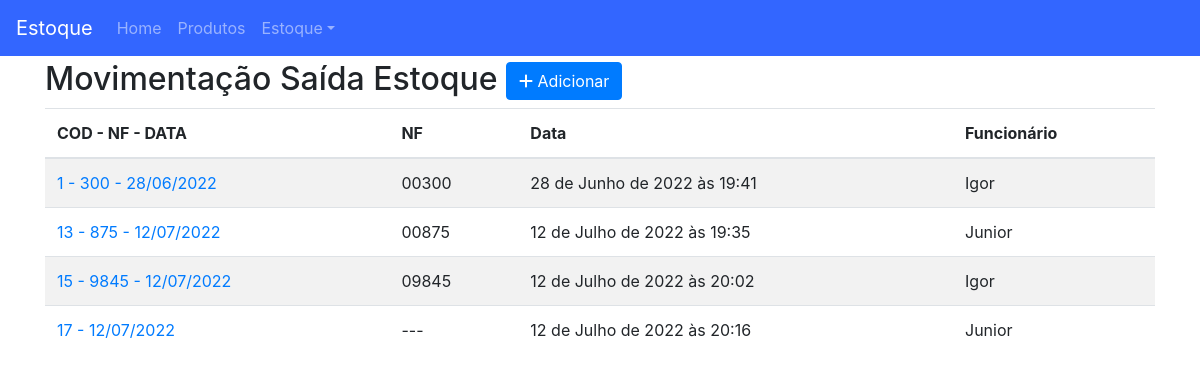
The page /estoque/saida/ on the database as committed earlier.
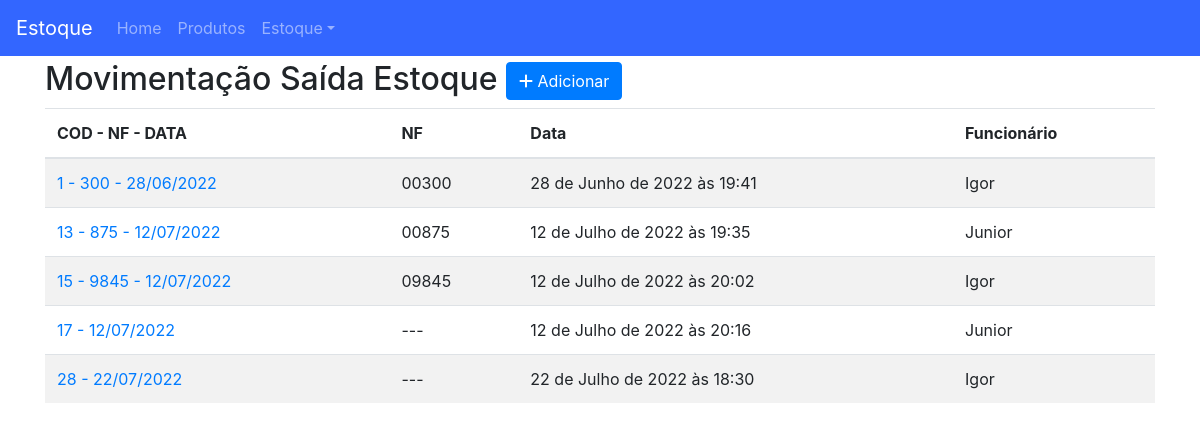
The same page on the database as committed later.
### estoque/models.py (models this page shows)
class Estoque(TimeStampedModel):
    funcionario = models.ForeignKey(User, on_delete=models.CASCADE, blank=True)
    nf = models.PositiveIntegerField('Nota fiscal', null=True, blank=True)
    movimento = models.CharField(max_length=1, choices=MOVIMENTO, blank=True)
    class Meta:
        ordering = ('pk',)
    def __str__(self):
        if self.nf:
            return f'{self.pk} - {self.nf} - {self.created.strftime("%d/%m/%Y")}'
        return f'{self.pk} - {self.created.strftime("%d/%m/%Y")}'
    def nf_formated(self):
        if self.nf:
            return str(self.nf).zfill(5)
        return '---'

### estoque/views.py (the view)
# urls.py: path('', v.EstoqueSaidaList.as_view(), name='estoque_saida_list'),
class EstoqueSaidaList(TemplateView):
    template_name = 'estoque_list.html'
    def get_context_data(self, **kwargs):
        context = super().get_context_data(**kwargs)
        context['object_list'] = EstoqueSaida.objects.all()
        context['titulo'] = 'Saída'
        context['url_add'] = 'estoque:estoque_saida_add'
        return context

### estoque/managers.py (called while the page is built)
    def get_queryset(self):
        return super(EstoqueSaidaManager, self).get_queryset().filter(movimento='s')

### estoque/templates/estoque_list.html
{% extends 'base.html' %}
{% block content %}
<h2> Movimentação {{ titulo }} Estoque
    <span class="pull-right">
        <a href="{% url url_add %}">
            <button type="button" class="btn btn-primary">
                <span class="fa fa-plus"></span> Adicionar
            </button>
        </a>
    </span>
</h2>
{% if object_list %}
    <table class="table table-striped">
        <thead>
            <tr>
                <th>COD - NF - DATA</th>
                <th>NF</th>
                <th>Data</th>
                <th>Funcionário</th>
            </tr>
        </thead>
        <tbody>
            {% for object in object_list %}
                <tr>
                    <td>
                        <a href="{% url 'estoque:estoque_detail' object.pk %}">{{ object }}</a>
                    </td>
                    <td>{{ object.nf_formated }}</td>
                    <td>{{ object.created }}</td>
                    <td>{{ object.funcionario.first_name }}</td>
                </tr>
            {% endfor %}
        </tbody>
    </table>
{% else %}
    <p class="alert alert-warning">Lista vazia.</p>
{% endif %}
{% endblock content %}

### core/templates/base.html (shortened to what this page needs)
{% load static %}
<!doctype html>
<html lang="en">
  <head>
    <link rel="stylesheet" href="https://cdn.jsdelivr.net/npm/bootstrap@4.0.0/dist/css/bootstrap.min.css">
    <link rel="stylesheet" href="https://cdn.jsdelivr.net/npm/@fortawesome/fontawesome-free@6.1.1/css/fontawesome.min.css">
    <link rel="stylesheet" href="{% static 'css/style.css' %}">
  </head>
  <body>
    {% include 'includes/nav.html' %}
    <div class="container">
      {% block content %} {% endblock content %}
    </div>
  </body>
</html>

### core/templates/includes/nav.html (shortened to what this page needs)
<nav class="navbar navbar-expand-md navbar-dark fixed-top" style="background-color: #3366ff;">
    <a class="navbar-brand" href="#">Estoque</a>
    <div class="collapse navbar-collapse" id="navbarsExampleDefault">
        <ul class="navbar-nav mr-auto">
            <li class="nav-item">
                <a class="nav-link" href="{% url 'core:index' %}">Home <span class="sr-only">(current)</span></a>
            </li>
            <li class="nav-item">
                <a class="nav-link" href="{% url 'produto:product_list' %}">Produtos</a>
            </li>
            <li class="nav-item dropdown">
                <a class="nav-link dropdown-toggle" href="#" id="dropdown01" data-toggle="dropdown" aria-haspopup="true" aria-expanded="false">Estoque</a>
            </li>
        </ul>
    </div>
</nav>

### core/static/css/style.css (style rules this page uses)
body { margin-top: 60px; }

Rows that differ between the two databases and show on the page:
added Estoque: nf+id+created "28 - 22/07/2022", nf_formated "---", created "22 de Julho de 2022 às 18:30", funcionario.first_name "Igor"
